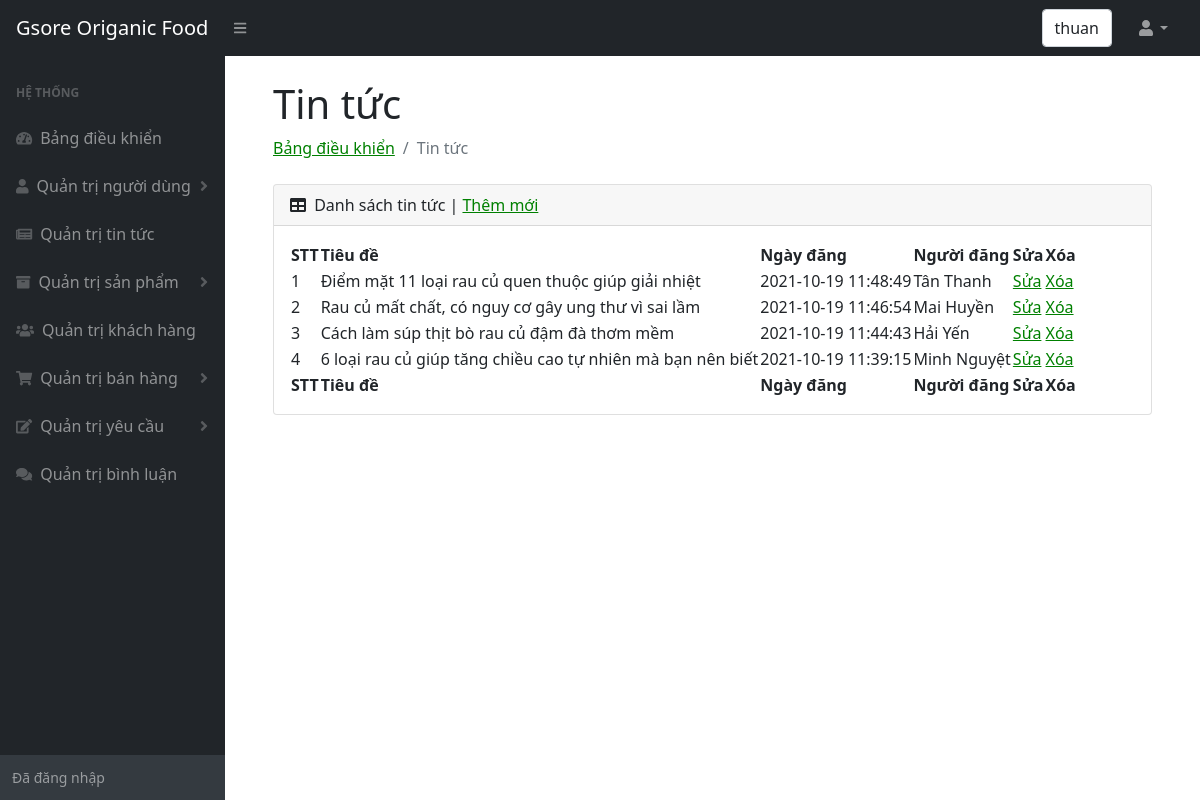
The app's page /admin/tintuc.php (signed in) with its own data.
### tables this page shows
CREATE TABLE `tintuc` (
  `matintuc` int(11) NOT NULL,
  `tieude` varchar(200) NOT NULL,
  `noidungtintuc` text NOT NULL,
  `ngaydang` datetime NOT NULL,
  `mota` varchar(200) NOT NULL,
  `nguoidang` varchar(100) NOT NULL,
  `anhminhhoa` text DEFAULT NULL
);

### admin/tintuc.php (the view, shortened to what this page needs)
<!DOCTYPE html>
<html lang="en">
    <html lang="en">
    <head>
        <link href="https://cdn.jsdelivr.net/npm/simple-datatables@latest/dist/style.css" rel="stylesheet" />
        <link href="css/styles.css" rel="stylesheet" />
    </head>
    <body class="sb-nav-fixed">
        <nav class="sb-topnav navbar navbar-expand navbar-dark bg-dark">
            <a class="navbar-brand ps-3" href="../index.php">Gsore Origanic Food </a>
            <button class="btn btn-link btn-sm order-1 order-lg-0 me-4 me-lg-0" id="sidebarToggle" href="#!"><i class="fas fa-bars"></i></button>
            <form class="d-none d-md-inline-block form-inline ms-auto me-0 me-md-3 my-2 my-md-0">
                <div class="input-group">
                  <div class="form-control"><?php  echo $_SESSION['ten_nguoi_dung'];?>  </div>
                </div>
            </form>
            <ul class="navbar-nav ms-auto ms-md-0 me-3 me-lg-4">
                <li class="nav-item dropdown">
                    <a class="nav-link dropdown-toggle" id="navbarDropdown" href="#" role="button" data-bs-toggle="dropdown" aria-expanded="false"><i class="fas fa-user fa-fw"></i></a>
                </li>
            </ul>
        </nav>
        <div id="layoutSidenav">
        <div id="layoutSidenav_nav" >
                <nav class="sb-sidenav accordion sb-sidenav-dark" id="sidenavAccordion">
                    <div class="sb-sidenav-menu">
                        <div class="nav">
                            <div class="sb-sidenav-menu-heading">Hệ thống</div>
                            <a class="nav-link" href="index.php">
                                <div class="sb-nav-link-icon"><i class="fas fa-tachometer-alt"></i></div>
                                Bảng điều khiển
                            </a>
                            <a class="nav-link collapsed" href="nguoidung.php" data-bs-toggle="collapse" data-bs-target="#collapseOne" aria-expanded="false" aria-controls="collapseOne">
                                <div class="sb-nav-link-icon"><i class="fas fa-user"></i></div>
                                Quản trị người dùng
                                <div class="sb-sidenav-collapse-arrow"><i class="fas fa-angle-down"></i></div>
                            </a>
                            <a class="nav-link" href="tintuc.php">
                                <div class="sb-nav-link-icon"><i class="fas fa-newspaper"></i></div>
                                    Quản trị tin tức
                            </a>
                            <a class="nav-link collapsed" href="#" data-bs-toggle="collapse" data-bs-target="#collapseTwo" aria-expanded="false" aria-controls="collapseTwo">
                                <div class="sb-nav-link-icon"><i class="fas fa-archive"></i></div>
                                Quản trị sản phẩm
                                <div class="sb-sidenav-collapse-arrow"><i class="fas fa-angle-down"></i></div>
                            </a>
                            <a class="nav-link" href="khachhang.php">
                                <div class="sb-nav-link-icon"><i class="fas fa-users"></i></div>
                                Quản trị khách hàng
                            </a>
                            <a class="nav-link collapsed" href="#" data-bs-toggle="collapse" data-bs-target="#collapseThree" aria-expanded="false" aria-controls="collapseThree">
                                <div class="sb-nav-link-icon"><i class="fas fa-shopping-cart"></i></div>
                                Quản trị bán hàng
                                <div class="sb-sidenav-collapse-arrow"><i class="fas fa-angle-down"></i></div>
                            </a>
                            <a class="nav-link collapsed" href="#" data-bs-toggle="collapse" data-bs-target="#collapseFour" aria-expanded="false" aria-controls="collapseFour">
                                <div class="sb-nav-link-icon"><i class="fas fa-edit"></i></div>
                                Quản trị yêu cầu
                                <div class="sb-sidenav-collapse-arrow"><i class="fas fa-angle-down"></i></div>
                            </a>
                            <a class="nav-link" href="binhluan.php">
                                <div class="sb-nav-link-icon"><i class="fas fa-comments"></i></div>
                                Quản trị bình luận
                            </a>
                        </div>
                    </div>
                    <div class="sb-sidenav-footer">
                        <div class="small">Đã đăng nhập</div>
                    </div>
                </nav>
            </div>
            <div id="layoutSidenav_content">
                <footer class="container-fluid px-4">
                    <main>
                    <div class="container-fluid px-4">
                        <h1 class="mt-4">Tin tức</h1>
                        <ol class="breadcrumb mb-4">
                            <li class="breadcrumb-item"><a href="index.php">Bảng điều khiển</a></li>
                            <li class="breadcrumb-item active">Tin tức</li>
                        </ol>
                        <div class="card mb-4">
                            <div class="card-header">
                                <i class="fas fa-table me-1"></i>
                                Danh sách tin tức | <a href="tin_tuc_them_moi.php">Thêm mới</a>
                            </div>
                            <div class="card-body">
                                <table id="datatablesSimple">
                                    <thead>
                                        <tr>
                                            <th>STT</th>
                                            <th>Tiêu đề</th>
                                            <th>Ngày đăng</th>
                                            <th>Người đăng</th>
                                            <th>Sửa</th>
                                            <th>Xóa</th>
                                        </tr>
                                    </thead>
                                    <tfoot>
                                        <tr>
                                            <th>STT</th>
                                            <th>Tiêu đề</th>
                                            <th>Ngày đăng</th>
                                            <th>Người đăng</th>
                                            <th>Sửa</th>
                                            <th>Xóa</th>
                                        </tr>
                                    </tfoot>
                                    <tbody>
                <?php
                  include("../config.php");
                  $sql = "
                          SELECT *
                          from tintuc
                          order by matintuc desc";
                  $tin_tuc = mysqli_query($ket_noi, $sql);
                  $i=0;
                  while ($row = mysqli_fetch_array($tin_tuc)) {
                  $i++;
                ;?>
                                        <tr>
                                            <td><?php echo $i;?></td>
                                            <td><?php echo $row["tieude"];?></td>
                                            <td><?php echo $row["ngaydang"];?></td>
                                            <td><?php echo $row["nguoidang"];?></td>
                                            <td><a href="tin_tuc_sua.php?id=<?php echo $row["matintuc"];?>">Sửa</a></td>
                                            <td><a href="tin_tuc_xoa.php?id=<?php echo $row["matintuc"];?>">Xóa</a></td>
                                        </tr>
                <?php
                  }
                ;?>
                                    </tbody>
                                </table>
                            </div>
                        </div>
                    </div>
                </main>
                </footer>
            </div>
        </div>
    </body>
</html>

### records on screen
tintuc: tieude "Điểm mặt 11 loại rau củ quen thuộc giúp giải nhiệt", ngaydang "2021-10-19 11:48:49", nguoidang "Tân Thanh"
tintuc: tieude "Rau củ mất chất, có nguy cơ gây ung thư vì sai lầm", ngaydang "2021-10-19 11:46:54", nguoidang "Mai Huyền"
tintuc: tieude "Cách làm súp thịt bò rau củ đậm đà thơm mềm", ngaydang "2021-10-19 11:44:43", nguoidang "Hải Yến"
tintuc: tieude "6 loại rau củ giúp tăng chiều cao tự nhiên mà bạn nên biết", ngaydang "2021-10-19 11:39:15", nguoidang "Minh Nguyệt"

### other values on screen
$_SESSION['ten_nguoi_dung'] "thuan"
